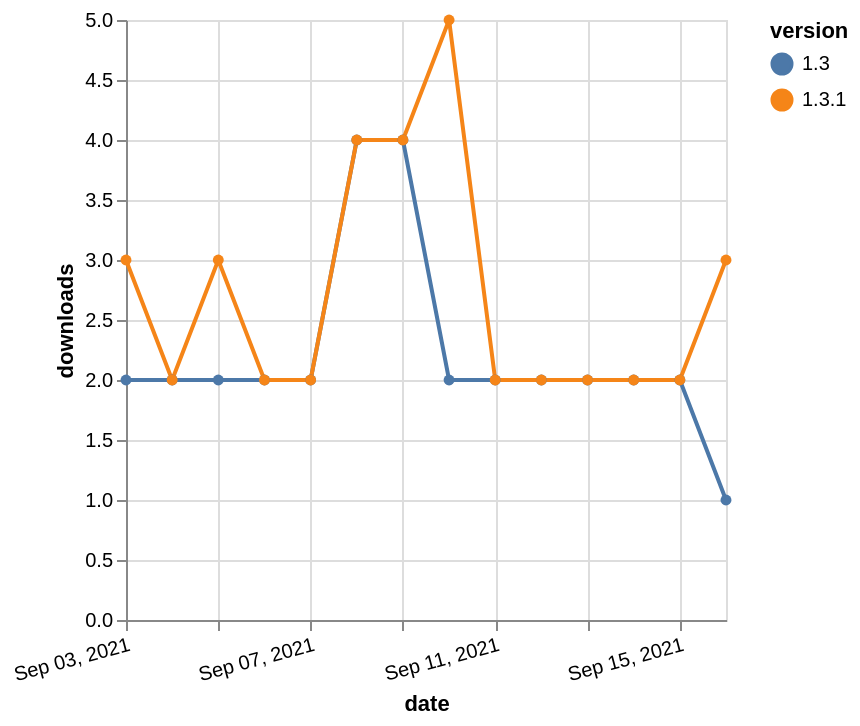

The specification (Vega-Lite) saved for this image:
### Vega-Lite specification from a JSON file in a GitHub repository (floating-point values rounded to 4 significant figures)
{"$schema": "https://vega.github.io/schema/vega-lite/v5.json", "description": "A simple bar chart with embedded data.", "data": {"values": [{"date": "2021-09-03", "total": 2479, "delta": 2, "version": "1.3"}, {"date": "2021-09-04", "total": 2481, "delta": 2, "version": "1.3"}, {"date": "2021-09-05", "total": 2483, "delta": 2, "version": "1.3"}, {"date": "2021-09-06", "total": 2485, "delta": 2, "version": "1.3"}, {"date": "2021-09-07", "total": 2487, "delta": 2, "version": "1.3"}, {"date": "2021-09-08", "total": 2491, "delta": 4, "version": "1.3"}, {"date": "2021-09-09", "total": 2495, "delta": 4, "version": "1.3"}, {"date": "2021-09-10", "total": 2497, "delta": 2, "version": "1.3"}, {"date": "2021-09-11", "total": 2499, "delta": 2, "version": "1.3"}, {"date": "2021-09-12", "total": 2501, "delta": 2, "version": "1.3"}, {"date": "2021-09-13", "total": 2503, "delta": 2, "version": "1.3"}, {"date": "2021-09-14", "total": 2505, "delta": 2, "version": "1.3"}, {"date": "2021-09-15", "total": 2507, "delta": 2, "version": "1.3"}, {"date": "2021-09-16", "total": 2508, "delta": 1, "version": "1.3"}, {"date": "2021-09-03", "total": 2439, "delta": 3, "version": "1.3.1"}, {"date": "2021-09-04", "total": 2441, "delta": 2, "version": "1.3.1"}, {"date": "2021-09-05", "total": 2444, "delta": 3, "version": "1.3.1"}, {"date": "2021-09-06", "total": 2446, "delta": 2, "version": "1.3.1"}, {"date": "2021-09-07", "total": 2448, "delta": 2, "version": "1.3.1"}, {"date": "2021-09-08", "total": 2452, "delta": 4, "version": "1.3.1"}, {"date": "2021-09-09", "total": 2456, "delta": 4, "version": "1.3.1"}, {"date": "2021-09-10", "total": 2461, "delta": 5, "version": "1.3.1"}, {"date": "2021-09-11", "total": 2463, "delta": 2, "version": "1.3.1"}, {"date": "2021-09-12", "total": 2465, "delta": 2, "version": "1.3.1"}, {"date": "2021-09-13", "total": 2467, "delta": 2, "version": "1.3.1"}, {"date": "2021-09-14", "total": 2469, "delta": 2, "version": "1.3.1"}, {"date": "2021-09-15", "total": 2471, "delta": 2, "version": "1.3.1"}, {"date": "2021-09-16", "total": 2474, "delta": 3, "version": "1.3.1"}]}, "width": "container", "mark": {"type": "line", "point": {"filled": true}}, "encoding": {"x": {"field": "date", "type": "temporal", "timeUnit": "yearmonthdate", "title": "date", "axis": {"labelAngle": -15}}, "y": {"field": "delta", "type": "quantitative", "title": "downloads"}, "color": {"field": "version", "type": "nominal"}, "tooltip": {"field": "delta"}}}
